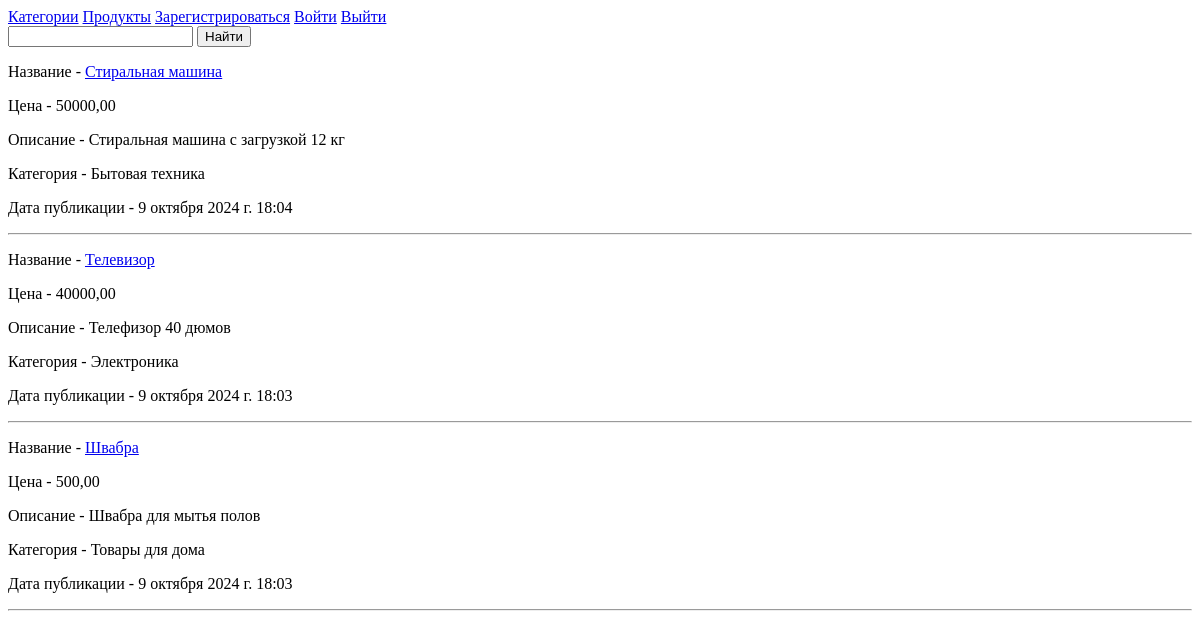
The app's page /product/products/, older data.
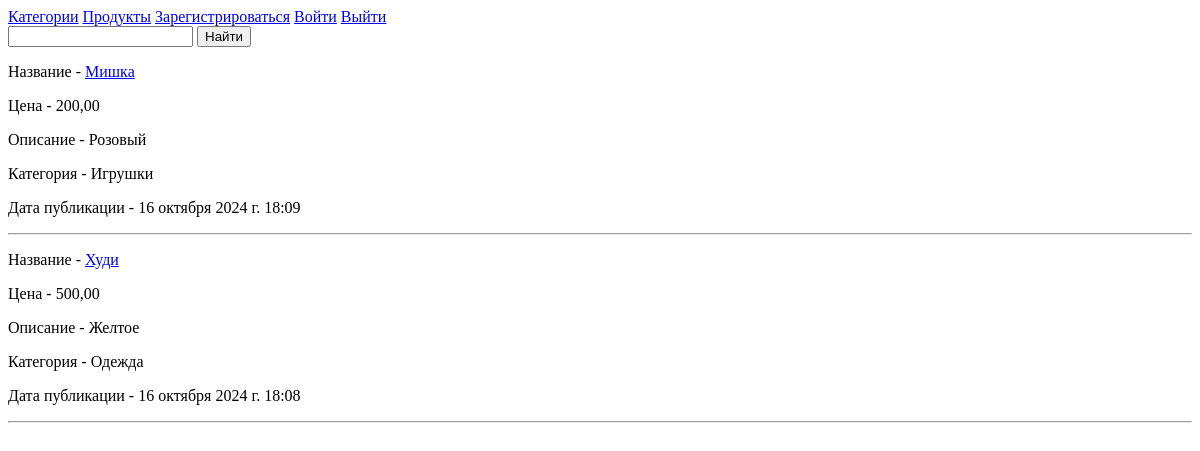
The same page, newer data.
### shop/models.py (models this page shows, shortened)
class Product(models.Model):
    category = models.ForeignKey(Category,
                                 related_name='products',
                                 on_delete=models.CASCADE)
    name = models.CharField(max_length=200,
                            verbose_name='Название')
    description = models.TextField(blank=True)
    slug = models.SlugField(max_length=200)
    image = models.ImageField(upload_to='products/%Y/%m/%d',
                              blank=True)
    price = models.DecimalField(max_digits=10,
                                decimal_places=2)
    available = models.BooleanField(default=True)
    created = models.DateTimeField(auto_now_add=True)
    updated = models.DateTimeField(auto_now=True)
    class Meta:
        ordering = ['name']
        indexes = [
            models.Index(fields=['id', 'slug']),
            models.Index(fields=['name']),
            models.Index(fields=['-created']),
        ]
        verbose_name = 'Товар'
        verbose_name_plural = 'Товары'
    def get_absolute_url(self):
        return reverse('shop:product_detail', kwargs={'slug': self.slug})

class Category(models.Model):
    name = models.CharField(max_length=200, verbose_name="Категория")
    slug = models.SlugField(max_length=200, unique=True)
    class Meta:
        ordering = ['name']
        indexes = [
            models.Index(fields=['name']),
        ]
        verbose_name = 'Категория'
        verbose_name_plural = 'Категории'
    def __str__(self):
        return self.name

### shop/views.py (the view)
# urls.py: path('products/', ProductListView.as_view(), name='products'),
class ProductListView(ListView):
    model = Product
    template_name = 'shop/admin/products.html'
    context_object_name = 'products'

### shop/templates/shop/admin/products.html (shortened to what this page needs)
{% extends 'base.html' %}
{% block content %}
{% for product in products %}
<p>Название - <a href="{{ product.get_absolute_url }}">{{product.name}}</a></p>
<p>Цена - {{product.price}}</p>
<p>Описание - {{product.description}}</p>
<p>Категория - {{product.category}}</p>
<p>Дата публикации - {{product.created}}</p>
<hr>
{% endfor %}
{% endblock content %}

Row changes from the older to the newer data that the page shows:
removed Product: name "Стиральная машина", price "50000,00", description "Стиральная машина с загрузкой 12 кг", category "Бытовая техника", created "9 октября 2024 г. 18:04"
removed Product: name "Телевизор", price "40000,00", description "Телефизор 40 дюмов", category "Электроника", created "9 октября 2024 г. 18:03"
removed Product: name "Швабра", price "500,00", description "Швабра для мытья полов", category "Товары для дома", created "9 октября 2024 г. 18:03"
added Product: name "Мишка", price "200,00", description "Розовый", category "Игрушки", created "16 октября 2024 г. 18:09"
added Product: name "Худи", price "500,00", description "Желтое", category "Одежда", created "16 октября 2024 г. 18:08"
